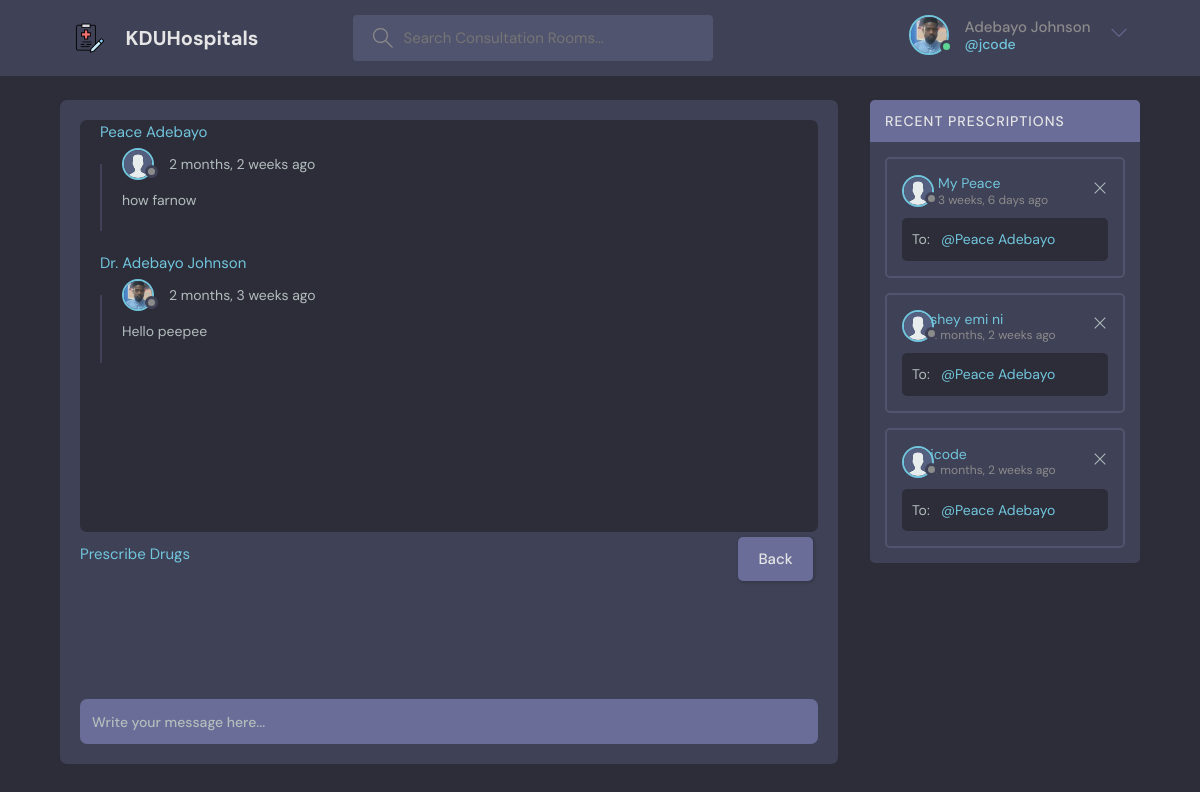
The app's page /chats-profile/2/ (signed in) with its own data.
### base/models.py (models this page shows, shortened)
class User(AbstractUser):
    name = models.CharField(max_length=200, null=True)
    email = models.EmailField(unique=True, null=True)
    bio = models.TextField(null=True)
    status = models.CharField(null=True,max_length = 20)
    hospital = models.ForeignKey(Hospital, on_delete=models.SET_NULL, null=True)
    specialisation = models.ForeignKey(Specialisation, on_delete=models.SET_NULL, null=True)
    avatar = models.ImageField(null=True, default="avatar.svg")
    certificate = models.ImageField(null=True, default="avatar.svg")
    gender = models.CharField(null=True,max_length = 20)
    card_number = models.CharField(null=True,max_length = 30)
    active = models.CharField(null=True,max_length = 3)
    created = models.DateTimeField(auto_now_add = True, null=True)
    USERNAME_FIELD = 'email'
    REQUIRED_FIELDS = []

class ChatTable(models.Model):
    user = models.ForeignKey(User, on_delete=models.SET_NULL, null=True)
    user1 = models.CharField(max_length = 200, null = True)
    user2 = models.CharField(max_length = 200, null = True)
    chat = models.CharField(max_length = 200, null = True)
    updated = models.DateTimeField(auto_now = True)
    created = models.DateTimeField(auto_now_add = True)
    class Meta:
        ordering = ['-updated', '-created']

class Prescription(models.Model):
    user = models.ForeignKey(User, on_delete=models.SET_NULL, null=True)
    user1 = models.CharField(max_length = 200, null = True)
    user2 = models.CharField(max_length = 200, null = True)
    title = models.CharField(max_length = 200, null = True)
    prescribed = models.CharField(max_length = 200, null = True)
    created = models.DateTimeField(auto_now_add = True)
    class Meta:
        ordering = ['-created']

### base/views.py (the view, shortened to what this page needs)
# urls.py: path('chats-profile/<str:key>/', views.privateChat, name="user-chat-profile"),
def privateChat(request, key):
    user3 = User.objects.get(id=key)
    if request.user.status == 'doctor':
        get_title = 'Dr.'
    if user3.status == 'doctor':
        get_title = 'Dr.'
    email = user3.email
    receiver = get_title+' '+user3.name
    sender = get_title+' '+request.user.name
    template_subject = 'Incoming message from '+sender
    get_message = ChatTable.objects.all()
    prescriptions = Prescription.objects.all()
    context = {'user3':user3,'get_message':get_message, 'prescriptions':prescriptions }
    return render(request, 'base/private_chat.html', context)

### base/templates/base/private_chat.html (shortened to what this page needs)
{% extends 'main.html' %}
{% block content %}
{% if request.user.active == '1' %}
    <main class="profile-page layout layout--2">
      <div class="container">
        <div class="room">
          <div class="room__box scroll">
            <div class="room__conversation">
              <div class="threads scroll" style="margin-top: 20px;">
                {% for chat in get_message %}
                {% if request.user.email == chat.user1 and user3.email == chat.user2 or request.user.email == chat.user2 and user3.email == chat.user1  %}
                {% if chat.user.status == 'doctor' %}
                <a href="{% url 'user-profile' user3.id %}">Dr. {{chat.user.name}}</a>
                {% else %}
                <a href="{% url 'user-profile' user3.id %}">{{chat.user.name}}</a>
                {% endif %}
                <div class="thread">
                  <div class="thread__top">
                    <div class="thread__author" style="margin-top: -40px;">
                      <a href="#" class="thread__authorInfo">
                        <div class="avatar avatar--small">
                          <img src="{{chat.user.avatar.url}}" />
                        </div>
                      </a>
                      <span class="thread__date">{{chat.created|timesince}} ago</span>
                    </div>
                  </div>
                  <div class="thread__details">
                    {{chat.chat}}
                  </div>
                </div>
                {% endif %}
                {% endfor %}
              </div>
              {% if request.user.status == 'doctor' %}
              <a href="{% url 'create-prescriptions' user3.id %}" style="margin-top: 10px;">Prescribe Drugs</a>
              <a class="btn btn--dark" href="{{request.META.HTTP_REFERER}}" style="float: right; margin: 5px 5px;">Back</a>
              {% endif %}
            </div>
          </div>
          <div class="room__message">
            <form action="" method="post">
              <input name="body" placeholder="Write your message here..." />
            </form>
          </div>
        </div>
        {% include 'base/prescription_component.html' %}
      </div>
    </main>
    {% else %}
    <h1 style="text-align: center; color: red; font-size: larger;">Sorry, you have been temporarily deactivated...</h1>
    <p style="text-align: center;">Please see the hospital admin for details</p>
    {% endif %}
{% endblock content %}

### templates/navbar.html (shortened to what this page needs)
{% load static %}
<header class="header header--loggedIn">
    <div class="container">
      <a href="{% url 'home' %}" class="header__logo">
        <img src="{% static 'img/medicals.png' %}" />
        <h1>KDUHospitals</h1>
      </a>
      <form class="header__search" method="GET" action="{% url 'home' %}">
        <label>
          <input type="text" name="q" placeholder="Search Consultation Rooms..." />
        </label>
      </form>
      <nav class="header__menu">
        {% if request.user.is_authenticated %}
        <div class="header__user">
          <a href="{% url 'user-profile' request.user.id %}">
            <div class="avatar avatar--medium active">
              <img src="{{request.user.avatar.url}}" />
            </div>
            <p>{{request.user.name}} <span>@{{request.user.username}}</span></p>
          </a>
          <button class="dropdown-button">
            <svg version="1.1" xmlns="http://www.w3.org/2000/svg" width="32" height="32" viewBox="0 0 32 32">
              <title>chevron-down</title>
              <path d="M16 21l-13-13h-3l16 16 16-16h-3l-13 13z"></path>
            </svg>
          </button>
        </div>
        {% else %}
        <a href="{% url 'login' %}">
          <img src="{% static 'img/avatar.svg' %}" />
          <p>Login</p>
        </a>
        {% endif %}
      </nav>
    </div>
  </header>

### base/templates/base/prescription_component.html
<div class="activities">
    <div class="activities__header">
      <h2>Recent Prescriptions </h2>
    </div>
    {% for prescribes in prescriptions %}
    {% if request.user.email == prescribes.user1 and user3.email == prescribes.user2 or request.user.email == prescribes.user2 and user3.email == prescribes.user1  %}
    {% if request.user.status == 'patient' %}
    <div class="activities__box">
      <div class="activities__boxHeader roomListRoom__header">
        <a href="{% url 'user-profile' prescribes.user.id %}" class="roomListRoom__author">
          <div class="avatar avatar--small">
            <img src="{{prescribes.user.avatar.url}}" />
          </div>
          <p>
            <a href="{% url 'user-prescribe-details' prescribes.id %}" style="margin-left: -40px;">{{prescribes.title}}</a>
            <span style="margin-left: -40px;">{{prescribes.created|timesince}} ago</span>
          </p>
        </a>
        <div class="roomListRoom__actions">
          <a href="{% url 'delete-prescriptions' prescribes.id %}">
            <svg version="1.1" xmlns="http://www.w3.org/2000/svg" width="32" height="32" viewBox="0 0 32 32">
              <title>remove</title>
              <path
                d="M27.314 6.019l-1.333-1.333-9.98 9.981-9.981-9.981-1.333 1.333 9.981 9.981-9.981 9.98 1.333 1.333 9.981-9.98 9.98 9.98 1.333-1.333-9.98-9.98 9.98-9.981z"
              ></path>
            </svg>
          </a>
        </div>
      </div>
      <div class="activities__boxContent">
        <div class="activities__boxRoomContent">
           By: &nbsp; <a href="{% url 'user-profile' user3.id %}">@Dr. {{prescribes.user.name}}</a>
        </div>
      </div>
    </div>
    {% else %}
    <div class="activities__box">
      <div class="activities__boxHeader roomListRoom__header">
        <a href="{% url 'user-profile' prescribes.user.id %}" class="roomListRoom__author">
          <div class="avatar avatar--small">
            <img src="{{user3.avatar.url}}" />
          </div>
          <p>
            <a href="{% url 'user-prescribe-details' prescribes.id %}" style="margin-left: -40px;">{{prescribes.title}}</a>
            <span style="margin-left: -40px;">{{prescribes.created|timesince}} ago</span>
          </p>
        </a>
        <div class="roomListRoom__actions">
          <a href="{% url 'delete-prescriptions' prescribes.id %}">
            <svg version="1.1" xmlns="http://www.w3.org/2000/svg" width="32" height="32" viewBox="0 0 32 32">
              <title>remove</title>
              <path
                d="M27.314 6.019l-1.333-1.333-9.98 9.981-9.981-9.981-1.333 1.333 9.981 9.981-9.981 9.98 1.333 1.333 9.981-9.98 9.98 9.98 1.333-1.333-9.98-9.98 9.98-9.981z"
              ></path>
            </svg>
          </a>
        </div>
      </div>
      <div class="activities__boxContent">
        <div class="activities__boxRoomContent">
           To: &nbsp; <a href="{% url 'user-profile' user3.id %}">@{{user3.name}}</a>
        </div>
      </div>
    </div>
    {% endif %}
    {% endif %}
    {% endfor %}
  </div>

### records on screen
User: user.avatar (picture), user.name "Adebayo Johnson", user.username "jcode"
ChatTable: user.name "Peace Adebayo", user.avatar (placeholder picture), created "2 months, 2 weeks", chat "how farnow"
ChatTable: user.name "Adebayo Johnson", user.avatar (picture), created "2 months, 3 weeks", chat "Hello peepee"
Prescription: avatar (placeholder picture), title "My Peace", created "3 weeks, 6 days"
User: name "Peace Adebayo"
Prescription: avatar (placeholder picture), title "shey emi ni", created "2 months, 2 weeks"
Prescription: avatar (placeholder picture), title "jcode", created "2 months, 2 weeks"
